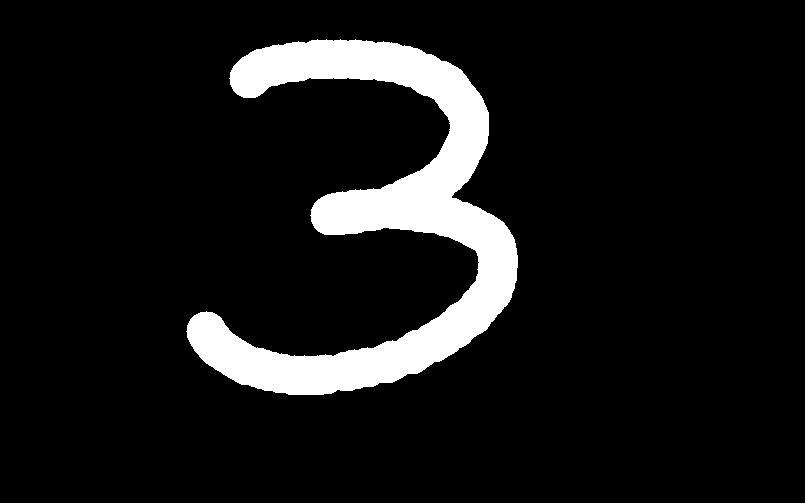
#> input picture out_snapsave.jpg, 805 x 503 px
$ jupyter execute --allow-errors 'Classifier with preprocessing classifiers.ipynb'   (older library calls are emulated)
#> lines starting #> are read from the running program, lines starting #| are printed output that depends on the picture
[cell 1]
import pandas as pd
import numpy as np
import matplotlib.pyplot as plt
import imageio
from skimage import transform
from scipy import misc
from PIL import Image
from resizeimage import resizeimage
import PIL

[cell 2]
data = pd.read_csv('train.csv')
#> (reads train.csv from the repository)

[cell 3]
features = data.iloc[:5000,1:]
labels = data.iloc[:5000,0]

[cell 4]
type(features.dtypes)

## Preprocessing the dataset

[cell 5]
for i in range(len(features)):
    digit = features.iloc[i]
    digit[digit<np.mean(digit)]=0
    digit[digit>=np.mean(digit)]=255
#> (the rest of this cell did not finish here and is left out)

[cell 6]
dataset_modified = pd.DataFrame(index=None,columns=None)

#> (a cell that did not finish here is left out)

[cell 8]
dataset_modified.shape

[cell 9]
dataset_modified.insert(0,column='labels',value=labels)

## Binarization of the features of modified dataset

#> (a cell that did not finish here is left out)

[cell 11]
features_train = dataset_modified.iloc[:2500,1:]
labels_train = dataset_modified.iloc[:2500,0]

[cell 12]
features_test = dataset_modified.iloc[2500:,1:]
labels_test = dataset_modified.iloc[2500:,0]

## Random digit from the new dataset

#> (a cell that did not finish here is left out)

#> (a cell that did not finish here is left out)

#> (a cell that did not finish here is left out)

#> (a cell that did not finish here is left out)

# Custom image Classification

[cell 17]
img = imageio.imread('out_snapsave.jpg')
#> img is the input picture: shape (503, 805); min 0, max 255, mean 23.4
img = transform.resize(img, (28,28))
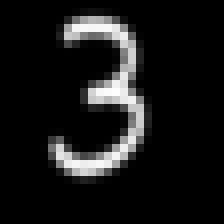
#> img: shape (28, 28) float64 (shown 8 times larger); min 0, max 0.997, mean 0.0918
img = img.astype(features.dtypes)
img = misc.bytescale(img)
x_test = []
#> (the rest of this cell did not finish here and is left out)
